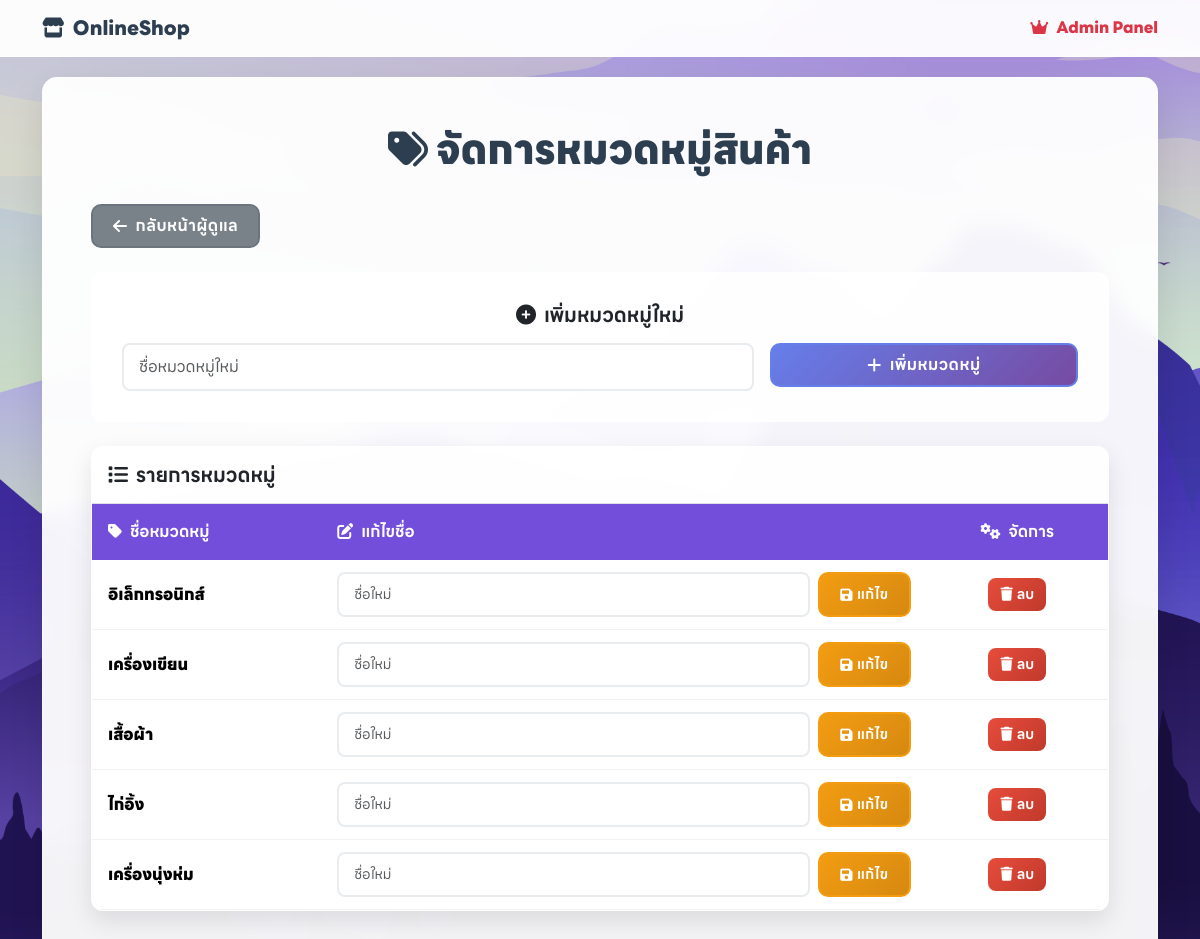
/admin/categories.php (signed in), run on the app's committed database.
### tables this page shows
CREATE TABLE `categories` (
  `category_id` int(11) NOT NULL,
  `category_name` varchar(100) NOT NULL
);

### admin/categories.php (the view, shortened to what this page needs)
<?php
require_once '../config.php';
$categories = $conn->query("SELECT * FROM categories ORDER BY category_id ASC")->fetchAll(PDO::FETCH_ASSOC);
?>
<!DOCTYPE html>
<html lang="th">
<head>
    <link href="https://cdn.jsdelivr.net/npm/bootstrap@5.3.7/dist/css/bootstrap.min.css" rel="stylesheet">
    <link href="https://cdnjs.cloudflare.com/ajax/libs/font-awesome/6.0.0/css/all.min.css" rel="stylesheet">
    <link rel="stylesheet" href="../assets/font/LINESeedSansTH.css">
    <link rel="stylesheet" href="../assets/css/custom.css">
</head>
<body>
    <nav class="navbar navbar-expand-lg sticky-top">
        <div class="container">
            <a class="navbar-brand" href="../index.php">
                <i class="fas fa-store me-2"></i>OnlineShop
            </a>
            <div class="navbar-nav ms-auto">
                <span class="navbar-text text-danger fw-bold">
                    <i class="fas fa-crown me-2"></i>Admin Panel
                </span>
            </div>
        </div>
    </nav>
    <div class="container">
        <div class="main-container p-4 p-md-5">
            <h1 class="page-title">
                <i class="fas fa-tags me-2"></i>จัดการหมวดหมู่สินค้า
            </h1>
            <div class="row mb-4">
                <div class="col-12">
                    <a href="index.php" class="btn btn-secondary">
                        <i class="fas fa-arrow-left me-2"></i>กลับหน้าผู้ดูแล
                    </a>
                </div>
            </div>
            <div class="admin-card mb-4">
                <h5 class="mb-3">
                    <i class="fas fa-plus-circle me-2"></i>เพิ่มหมวดหมู่ใหม่
                </h5>
                <form method="post" class="row g-3">
                    <div class="col-md-8">
                        <input type="text" name="category_name" class="form-control" placeholder="ชื่อหมวดหมู่ใหม่" required>
                    </div>
                    <div class="col-md-4">
                        <button type="submit" name="add_category" class="btn btn-primary w-100">
                            <i class="fas fa-plus me-2"></i>เพิ่มหมวดหมู่
                        </button>
                    </div>
                </form>
            </div>
            <div class="table-container">
                <h5 class="p-3 mb-0 border-bottom">
                    <i class="fas fa-list me-2"></i>รายการหมวดหมู่
                </h5>
                <div class="table-responsive">
                    <table class="table table-hover mb-0">
                        <thead class="table-light">
                            <tr>
                                <th scope="col">
                                    <i class="fas fa-tag me-2"></i>ชื่อหมวดหมู่
                                </th>
                                <th scope="col">
                                    <i class="fas fa-edit me-2"></i>แก้ไขชื่อ
                                </th>
                                <th scope="col" class="text-center">
                                    <i class="fas fa-cogs me-2"></i>จัดการ
                                </th>
                            </tr>
                        </thead>
                        <tbody>
                            <?php foreach ($categories as $cat): ?>
                                <tr>
                                    <td class="align-middle">
                                        <span class="fw-semibold"><?= htmlspecialchars($cat['category_name']) ?></span>
                                    </td>
                                    <td>
                                        <form method="post" class="d-flex gap-2">
                                            <input type="text" name="new_name" class="form-control form-control-sm"
                                                   placeholder="ชื่อใหม่" required>
                                            <button type="submit" name="update_category" class="btn btn-warning btn-sm">
                                                <i class="fas fa-save me-1"></i>แก้ไข
                                            </button>
                                        </form>
                                    </td>
                                    <td class="text-center">
                                        <a href="categories.php?delete=<?= $cat['category_id'] ?>"
                                           class="btn btn-danger btn-sm"
                                           onclick="return confirm('คุณต้องการลบหมวดหมู่นี้หรือไม่?')">
                                            <i class="fas fa-trash me-1"></i>ลบ
                                        </a>
                                    </td>
                                </tr>
                            <?php endforeach; ?>
                        </tbody>
                    </table>
                </div>
            </div>
        </div>
    </div>
</body>
</html>

### assets/css/custom.css (style rules this page uses)
html { overflow-y: scroll; }
body { background-image: url('../img/background.png'); background-size: cover; background-position: center; background-attachment: fixed; min-height: 100vh; font-family: 'LINE Seed Sans TH', 'Segoe UI', Verdana, sans-serif; }
.navbar { background: rgba(255, 255, 255, 0.95); backdrop-filter: blur(10px); border-bottom: 1px solid rgba(255, 255, 255, 0.2); }
.navbar-brand { font-weight: 700; color: #2c3e50 !important; font-family: 'LINE Seed Sans TH', sans-serif; }
.main-container { background: rgba(255, 255, 255, 0.95); border-radius: 15px; box-shadow: 0 15px 35px rgba(0, 0, 0, 0.1); backdrop-filter: blur(10px); border: 1px solid rgba(255, 255, 255, 0.2); margin-top: 20px; margin-bottom: 20px; }
.admin-card { background: rgba(255, 255, 255, 0.9); border-radius: 12px; border: 1px solid rgba(255, 255, 255, 0.3); transition: all 0.3s ease; height: 100%; padding: 30px; text-align: center; }
.table-container { background: rgba(255, 255, 255, 0.9); border-radius: 12px; border: 1px solid rgba(255, 255, 255, 0.3); overflow: hidden; box-shadow: 0 10px 25px rgba(0, 0, 0, 0.1); }
.btn-primary { border-radius: 10px; padding: 8px 20px; font-weight: 500; letter-spacing: 0.5px; transition: all 0.3s ease; background: linear-gradient(135deg, #667eea 0%, #764ba2 100%); border: 2px solid #667eea; min-height: 36px; display: inline-flex; align-items: center; justify-content: center; }
.btn-secondary { border-radius: 10px; padding: 8px 20px; font-weight: 500; letter-spacing: 0.5px; transition: all 0.3s ease; background: rgba(108, 117, 125, 0.9); border: 2px solid #6c757d; min-height: 36px; display: inline-flex; align-items: center; justify-content: center; }
.btn-warning { border-radius: 10px; padding: 8px 20px; font-weight: 500; letter-spacing: 0.5px; transition: all 0.3s ease; background: linear-gradient(135deg, #f39c12 0%, #d68910 100%); border: 2px solid #f39c12; min-height: 36px; display: inline-flex; align-items: center; justify-content: center; color: white; }
.btn-danger { border-radius: 8px; padding: 6px 12px; font-weight: 500; transition: all 0.3s ease; background: linear-gradient(135deg, #e74c3c 0%, #c0392b 100%); border: none; color: white; }
.page-title { color: #2c3e50; font-weight: 700; margin-bottom: 30px; text-align: center; font-family: 'LINE Seed Sans TH', sans-serif; }
.form-control { border-radius: 8px; border: 2px solid #e9ecef; padding: 10px 15px; transition: all 0.3s ease; }
.table { margin-bottom: 0; }
.table thead th { background-color: #734eda; color: white; border: none; font-weight: 500; padding: 16px; font-family: 'LINE Seed Sans TH', sans-serif; }
.table tbody td { padding: 12px 16px; vertical-align: middle; border-color: rgba(0, 0, 0, 0.05); }

### data on the page
categories: category_name "อิเล็กทรอนิกส์"
categories: category_name "เครื่องเขียน"
categories: category_name "เสื้อผ้า"
categories: category_name "ไก่อิ้ง"
categories: category_name "เครื่องนุ่งห่ม"
